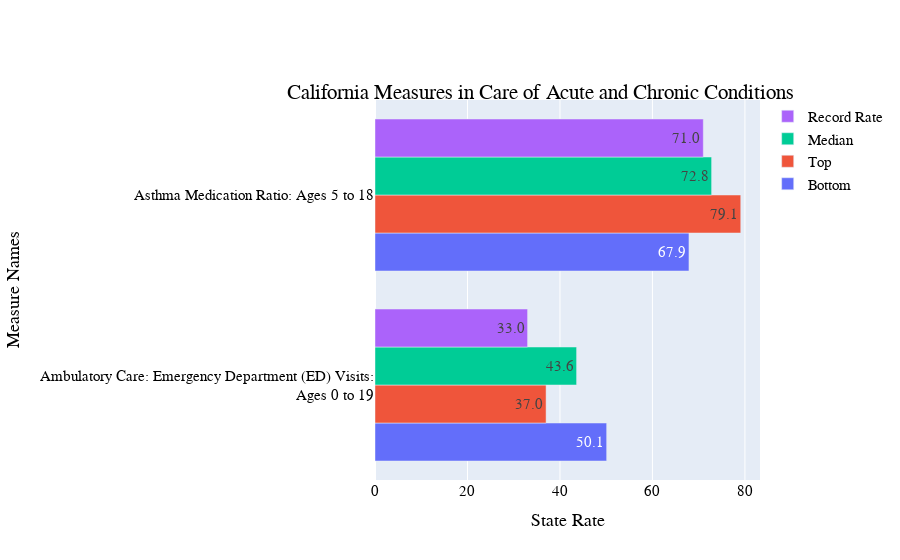

Notebook source saved alongside this figure:
### Code cell
visualizer(CA_ACC)

### Figure 1 — Plotly figure (JSON) as saved in the notebook; plotly's stock layout.template omitted (floating-point values rounded to 4 significant figures)
{"data": [{"hoverinfo": "skip", "legendrank": 4, "name": "Bottom", "orientation": "h", "text": ["50.1", "67.9"], "textposition": "auto", "type": "bar", "x": [50.1, 67.9], "y": ["Ambulatory Care: Emergency Department (ED) Visits:<br>Ages 0 to 19", "Asthma Medication Ratio: Ages 5 to 18"]}, {"hoverinfo": "skip", "legendrank": 3, "name": "Top", "orientation": "h", "text": ["37.0", "79.1"], "textposition": "auto", "type": "bar", "x": [37, 79.1], "y": ["Ambulatory Care: Emergency Department (ED) Visits:<br>Ages 0 to 19", "Asthma Medication Ratio: Ages 5 to 18"]}, {"hoverinfo": "skip", "legendrank": 2, "name": "Median", "orientation": "h", "text": ["43.6", "72.8"], "textposition": "auto", "type": "bar", "x": [43.6, 72.8], "y": ["Ambulatory Care: Emergency Department (ED) Visits:<br>Ages 0 to 19", "Asthma Medication Ratio: Ages 5 to 18"]}, {"hoverinfo": "text", "hovertext": ["Lower rates are better for this measure_", "Higher rates are better for this measure_"], "legendrank": 1, "name": "Record Rate", "orientation": "h", "text": ["33.0", "71.0"], "textposition": "auto", "type": "bar", "x": [33, 71], "y": ["Ambulatory Care: Emergency Department (ED) Visits:<br>Ages 0 to 19", "Asthma Medication Ratio: Ages 5 to 18"]}], "layout": {"barmode": "group", "font": {"color": "Black", "family": "Arial", "size": 15}, "title": {"text": "California Measures in Care of Acute and Chronic Conditions", "x": 0.6, "xanchor": "center", "y": 0.85, "yanchor": "top"}, "xaxis": {"title": {"text": "State Rate"}}, "yaxis": {"scaleanchor": "x", "scaleratio": 100, "title": {"text": "Measure Names"}}}}
